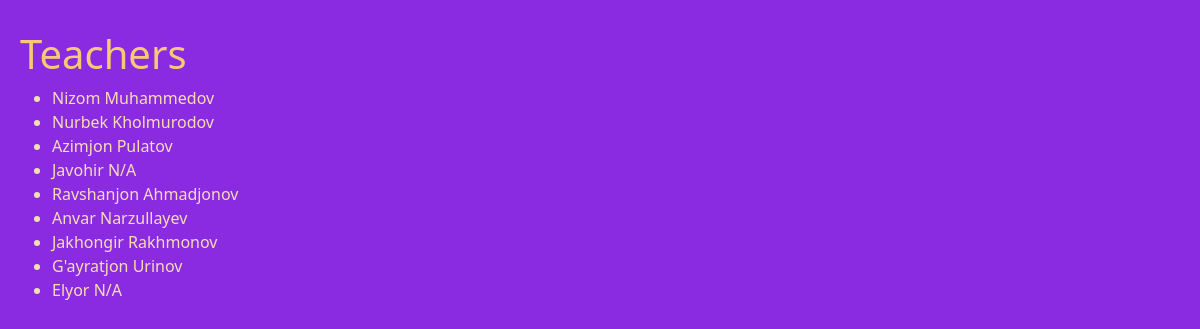
The app's page /courses/teacher/ with its own data.
### courses/models.py (models this page shows)
class Teacher(models.Model):
    first_name = models.CharField(max_length=200)
    last_name = models.CharField(max_length=200)
    degree = models.CharField(max_length=50)
    gender = models.BooleanField()
    phone = models.SmallIntegerField()
    def __str__(self):
        return f"{self.first_name} {self.last_name}"

### courses/views.py (the view, shortened to what this page needs)
# urls.py: path("courses/teacher/", teacher_list, name="teacher-list"),
def teacher_list(request):
    search = request.GET.get("search")
    if search is None:
        teachers = Teacher.objects.all()
        return render(request, 'courses/teacher.html', {
            "teachers": teachers
        })

### courses/templates/courses/teacher.html (shortened to what this page needs)
<!DOCTYPE html>
<html lang="en">
<head>
    <link href="https://cdn.jsdelivr.net/npm/bootstrap@5.1.1/dist/css/bootstrap.min.css" rel="stylesheet">
    <link rel="stylesheet" href="/static/courses/main.css">
</head>
<body>
    {% if teachers != "0" %}
        <h1>Teachers</h1>
        <ul>
            {% for teacher in teachers %}
            <li>
                {{ teacher }}
            </li>
            {% endfor %}
        </ul>
    {% else %}
        <h1>No Teachers</h1>
    {% endif %}
</body>
</html>

### courses/static/courses/main.css (style rules this page uses)
body { background-color: blueviolet; color:rgb(245, 201, 119); padding: 30px 20px; }
li { color: wheat; }

### records on screen
Teacher: first_name+last_name "Nizom Muhammedov"
Teacher: first_name+last_name "Nurbek Kholmurodov"
Teacher: first_name+last_name "Azimjon Pulatov"
Teacher: first_name+last_name "Javohir N/A"
Teacher: first_name+last_name "Ravshanjon Ahmadjonov"
Teacher: first_name+last_name "Anvar Narzullayev"
Teacher: first_name+last_name "Jakhongir Rakhmonov"
Teacher: first_name+last_name "G'ayratjon Urinov"
Teacher: first_name+last_name "Elyor N/A"
